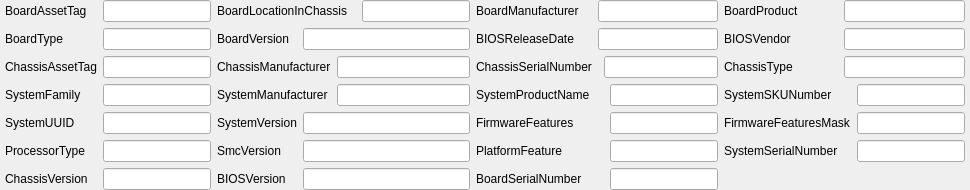
             <widget class="QWidget" name="tabPlatformInfo5">
              <attribute name="title">
               <string>SMBIOS</string>
              </attribute>
              <layout class="QGridLayout" name="gridLayout_41">
               <property name="leftMargin">
                <number>5</number>
               </property>
               <property name="topMargin">
                <number>0</number>
               </property>
               <property name="rightMargin">
                <number>5</number>
               </property>
               <property name="bottomMargin">
                <number>0</number>
               </property>
               <item row="4" column="9">
                <widget class="QLineEdit" name="editDatFirmwareFeatures_SMBIOS"/>
               </item>
               <item row="5" column="1">
                <widget class="QLineEdit" name="editIntProcessorType"/>
               </item>
               <item row="3" column="10" colspan="2">
                <widget class="QLabel" name="label_84">
                 <property name="toolTip">
                  <string notr="true">Mac Board ID (board-id). May look like Mac-7BA5B2D9E42DDD94 or Mac-F221BEC8 in older models. Sometimes it can be just empty.
----
Mac板ID（board-id）。可能看起来像 Mac-7BA5B2D9E42DDD94 或旧型号的 Mac-F221BEC8。有时它可能是空的。</string>
                 </property>
                 <property name="statusTip">
                  <string>Mac Board ID (board-id). May look like Mac-7BA5B2D9E42DDD94 or Mac-F221BEC8 in older models. Sometimes it can be just empty.</string>
                 </property>
                 <property name="text">
                  <string>SystemSKUNumber</string>
                 </property>
                </widget>
               </item>
               <item row="1" column="1">
                <widget class="QLineEdit" name="editIntBoardType"/>
               </item>
               <item row="3" column="0">
                <widget class="QLabel" name="label_78">
                 <property name="toolTip">
                  <string notr="true">Family name. May look like iMac Pro.
----
家族名。可能看起来像iMac Pro。</string>
                 </property>
                 <property name="statusTip">
                  <string>Family name. May look like iMac Pro.</string>
                 </property>
                 <property name="text">
                  <string>SystemFamily</string>
                 </property>
                </widget>
               </item>
               <item row="0" column="2" colspan="3">
                <widget class="QLabel" name="label_73">
                 <property name="toolTip">
                  <string notr="true">SMBIOS: Baseboard (or Module) Information (Type 2) — Location in Chassis

Description: Varies, may be empty or Part Component.
----
SMBIOS：底板（或模块）信息（类型2）--在机箱中的位置。

说明：变量，可能是空的，也可能是部分组件。

</string>
                 </property>
                 <property name="statusTip">
                  <string>Varies, may be empty or Part Component.</string>
                 </property>
                 <property name="text">
                  <string>BoardLocationInChassis</string>
                 </property>
                </widget>
               </item>
               <item row="0" column="6">
                <widget class="QLabel" name="label_75">
                 <property name="toolTip">
                  <string notr="true"> Board manufacturer. All rules of SystemManufacturer do apply.

----

 板制造商。SystemManufacturer的所有规则都适用。</string>
                 </property>
                 <property name="statusTip">
                  <string> Board manufacturer. All rules of SystemManufacturer do apply.</string>
                 </property>
                 <property name="text">
                  <string>BoardManufacturer</string>
                 </property>
                </widget>
               </item>
               <item row="2" column="0">
                <widget class="QLabel" name="label_85">
                 <property name="toolTip">
                  <string notr="true">Chassis type name. Varies, could be empty or MacBook-Aluminum.
----
机箱类型名称。可能是空的，也可能是 MacBook-Aluminum。</string>
                 </property>
                 <property name="statusTip">
                  <string>Chassis type name. Varies, could be empty or MacBook-Aluminum.</string>
                 </property>
                 <property name="text">
                  <string>ChassisAssetTag</string>
                 </property>
                </widget>
               </item>
               <item row="5" column="6">
                <widget class="QLabel" name="label_72">
                 <property name="toolTip">
                  <string notr="true"> Platform features bitmask. Refer to AppleFeatures.h for more details. Use 0xFFFFFFFF value to not provide this table.
----
 平台功能位掩码。更多细节请参考AppleFeatures.h。使用0xFFFFFFFF值不提供此表。</string>
                 </property>
                 <property name="statusTip">
                  <string> Platform features bitmask. Refer to AppleFeatures.h for more details. Use 0xFFFFFFFF value to
 not provide this table.</string>
                 </property>
                 <property name="text">
                  <string>PlatformFeature</string>
                 </property>
                </widget>
               </item>
               <item row="2" column="1">
                <widget class="QLineEdit" name="editChassisAssetTag"/>
               </item>
               <item row="0" column="1">
                <widget class="QLineEdit" name="editBoardAssetTag"/>
               </item>
               <item row="5" column="10">
                <widget class="QLabel" name="label_86">
                 <property name="toolTip">
                  <string notr="true"> Product serial number in defined format. Known formats are described in macserial.
----
 以某种定义的格式表示产品序列号。已知的格式在macserial中描述。</string>
                 </property>
                 <property name="statusTip">
                  <string> Product serial number in defined format. Known formats are described in macserial.</string>
                 </property>
                 <property name="text">
                  <string>SystemSerialNumber</string>
                 </property>
                </widget>
               </item>
               <item row="1" column="3" colspan="3">
                <widget class="QLineEdit" name="editBoardVersion"/>
               </item>
               <item row="4" column="0">
                <widget class="QLabel" name="label_88">
                 <property name="toolTip">
                  <string notr="true"> A UUID is an identifier that is designed to be unique across both time and space. It requires no central registration process.
----
UUID是一种标识符，设计为在时间和空间上都是唯一的。它不需要中心注册过程。</string>
                 </property>
                 <property name="statusTip">
                  <string> A UUID is an identifier that is designed to be unique across both time and space. It requires no
 central registration process.</string>
                 </property>
                 <property name="text">
                  <string>SystemUUID</string>
                 </property>
                </widget>
               </item>
               <item row="5" column="0">
                <widget class="QLabel" name="label_74">
                 <property name="toolTip">
                  <string notr="true"> Combined of Processor Major and Minor types.
----
 处理器主类型和次类型的组合。</string>
                 </property>
                 <property name="statusTip">
                  <string> Combined of Processor Major and Minor types.</string>
                 </property>
                 <property name="text">
                  <string>ProcessorType</string>
                 </property>
                </widget>
               </item>
               <item row="1" column="7" colspan="3">
                <widget class="QLineEdit" name="editBIOSReleaseDate"/>
               </item>
               <item row="3" column="1">
                <widget class="QLineEdit" name="editSystemFamily"/>
               </item>
               <item row="4" column="1">
                <widget class="QLineEdit" name="editSystemUUID_2"/>
               </item>
               <item row="0" column="10">
                <widget class="QLabel" name="label_77">
                 <property name="toolTip">
                  <string notr="true">Mac Board ID (board-id). May look like Mac-7BA5B2D9E42DDD94 or Mac-F221BEC8 in older models.
----
Mac板ID（board-id）。可能看起来像Mac-7BA5B2D9E42DDD94或旧型号的Mac-F221BEC8。</string>
                 </property>
                 <property name="statusTip">
                  <string>Mac Board ID (board-id). May look like Mac-7BA5B2D9E42DDD94 or Mac-F221BEC8 in older
 models.</string>
                 </property>
                 <property name="text">
                  <string>BoardProduct</string>
                 </property>
                </widget>
               </item>
               <item row="2" column="8" colspan="2">
                <widget class="QLineEdit" name="editChassisSerialNumber"/>
               </item>
               <item row="3" column="12">
                <widget class="QLineEdit" name="editSystemSKUNumber"/>
               </item>
               <item row="1" column="10">
                <widget class="QLabel" name="label_67">
                 <property name="toolTip">
                  <string notr="true"> BIOS Vendor. All rules of SystemManufacturer do apply.
----
 BIOS供应商。所有SystemManufacturer的规则都适用。</string>
                 </property>
                 <property name="statusTip">
                  <string> BIOS Vendor. All rules of SystemManufacturer do apply.</string>
                 </property>
                 <property name="text">
                  <string>BIOSVendor</string>
                 </property>
                </widget>
               </item>
               <item row="1" column="6">
                <widget class="QLabel" name="label_65">
                 <property name="toolTip">
                  <string notr="true"> Firmware release date. Similar to BIOSVersion. May look like 12/08/2017.
----
 固件发布日期。类似于BIOSVersion。可能看起来像12/08/2017。</string>
                 </property>
                 <property name="statusTip">
                  <string> Firmware release date. Similar to BIOSVersion. May look like 12/08/2017.</string>
                 </property>
                 <property name="text">
                  <string>BIOSReleaseDate</string>
                 </property>
                </widget>
               </item>
               <item row="2" column="10">
                <widget class="QLabel" name="label_91">
                 <property name="toolTip">
                  <string notr="true"> Chassis type, refer to Table 17 — System Enclosure or Chassis Types for more details.
----
 机箱类型，详见表17-系统机箱或机箱类型。</string>
                 </property>
                 <property name="statusTip">
                  <string> Chassis type, refer to Table 17 — System Enclosure or Chassis Types for more details.</string>
                 </property>
                 <property name="text">
                  <string>ChassisType</string>
                 </property>
                </widget>
               </item>
               <item row="5" column="12">
                <widget class="QLineEdit" name="editSystemSerialNumber_2"/>
               </item>
               <item row="5" column="3" colspan="3">
                <widget class="QLineEdit" name="editDatSmcVersion"/>
               </item>
               <item row="2" column="2" colspan="2">
                <widget class="QLabel" name="label_87">
                 <property name="toolTip">
                  <string notr="true">SMBIOS: System Enclosure or Chassis (Type 3) — Manufacturer
Description: Board manufacturer. All rules of SystemManufacturer do apply.
----
SMBIOS：系统外壳或机箱(类型3)-制造商
说明：板制造商。所有SystemManufacturer的规则都适用。</string>
                 </property>
                 <property name="statusTip">
                  <string>Board manufacturer. All rules of SystemManufacturer do apply.</string>
                 </property>
                 <property name="text">
                  <string>ChassisManufacturer</string>
                 </property>
                </widget>
               </item>
               <item row="4" column="12">
                <widget class="QLineEdit" name="editDatFirmwareFeaturesMask_SMBIOS"/>
               </item>
               <item row="2" column="11" colspan="2">
                <widget class="QLineEdit" name="editIntChassisType"/>
               </item>
               <item row="1" column="2">
                <widget class="QLabel" name="label_83">
                 <property name="toolTip">
                  <string notr="true">Board version number. Varies, may match SystemProductName or SystemProductVersion.
----
板的版本号。可能与SystemProductName或SystemProductVersion匹配。</string>
                 </property>
                 <property name="statusTip">
                  <string>Board version number. Varies, may match SystemProductName or SystemProductVersion.</string>
                 </property>
                 <property name="text">
                  <string>BoardVersion</string>
                 </property>
                </widget>
               </item>
               <item row="0" column="5">
                <widget class="QLineEdit" name="editBoardLocationInChassis"/>
               </item>
               <item row="2" column="6">
                <widget class="QLabel" name="label_89">
                 <property name="toolTip">
                  <string notr="true">SMBIOS: System Enclosure or Chassis (Type 3) — Version

Description: Should match SystemSerialNumber.
----
SMBIOS：系统外壳或机箱(类型3)----版本。

描述：应与SystemSerialNumber匹配。</string>
                 </property>
                 <property name="statusTip">
                  <string> Should match SystemSerialNumber.</string>
                 </property>
                 <property name="text">
                  <string>ChassisSerialNumber</string>
                 </property>
                </widget>
               </item>
               <item row="1" column="11" colspan="2">
                <widget class="QLineEdit" name="editBIOSVendor"/>
               </item>
               <item row="5" column="9">
                <widget class="QLineEdit" name="editIntPlatformFeature"/>
               </item>
               <item row="0" column="11" colspan="2">
                <widget class="QLineEdit" name="editBoardProduct_2"/>
               </item>
               <item row="4" column="2">
                <widget class="QLabel" name="label_90">
                 <property name="toolTip">
                  <string notr="true"> Product iteration version number. May look like 1.1.
----
 产品迭代版本号。可能看起来像1.1。</string>
                 </property>
                 <property name="statusTip">
                  <string> Product iteration version number. May look like 1.1.</string>
                 </property>
                 <property name="text">
                  <string>SystemVersion</string>
                 </property>
                </widget>
               </item>
               <item row="0" column="7" colspan="3">
                <widget class="QLineEdit" name="editBoardManufacturer"/>
               </item>
               <item row="4" column="10" colspan="2">
                <widget class="QLabel" name="label_92">
                 <property name="toolTip">
                  <string notr="true"> Supported bits of extended firmware features bitmask. Refer to AppleFeatures.h for more details.

Lower 32 bits match FirmwareFeaturesMask. Upper 64 bits match ExtendedFirmwareFeaturesMask.
----
 支持的扩展固件功能位掩码。更多细节请参考AppleFeatures.h。

低32位匹配FirmwareFeaturesMask。高64位匹配ExtendedFirmwareFeaturesMask。</string>
                 </property>
                 <property name="statusTip">
                  <string> Supported bits of extended firmware features bitmask. Refer to AppleFeatures.h for more details.
 Lower 32 bits match FirmwareFeaturesMask. Upper 64 bits match ExtendedFirmwareFeaturesMask.</string>
                 </property>
                 <property name="text">
                  <string>FirmwareFeaturesMask</string>
                 </property>
                </widget>
               </item>
               <item row="0" column="0">
                <widget class="QLabel" name="label_71">
                 <property name="toolTip">
                  <string notr="true">Asset tag number. Varies, may be empty or Type2 - Board Asset Tag.
----
资产标签号。可能为空或2类板资产标签。</string>
                 </property>
                 <property name="statusTip">
                  <string>Asset tag number. Varies, may be empty or Type2 - Board Asset Tag.</string>
                 </property>
                 <property name="text">
                  <string>BoardAssetTag</string>
                 </property>
                </widget>
               </item>
               <item row="5" column="2">
                <widget class="QLabel" name="label_76">
                 <property name="toolTip">
                  <string notr="true">ASCII string containing SMC version in upper case. Missing on T2 based Macs. Ignored when zero.
----
包含大写的SMC版本的ASCII字符串。在基于T2的Mac上缺失。为零时忽略。</string>
                 </property>
                 <property name="statusTip">
                  <string>ASCII string containing SMC version in upper case. Missing on T2 based Macs. Ignored when
 zero.</string>
                 </property>
                 <property name="text">
                  <string>SmcVersion</string>
                 </property>
                </widget>
               </item>
               <item row="3" column="6" colspan="2">
                <widget class="QLabel" name="label_82">
                 <property name="toolTip">
                  <string notr="true"> Preferred Mac model used to mark the device as supported by the operating system. 
This value must be specified by any configuration for later automatic generation of the related values in this and other SMBIOS tables and related configuration parameters. If SystemProductName is not compatible with the target operating system, -no_compat_check boot argument may be used as an override.

Note: If SystemProductName is unknown, and related fields are unspecified, default values should be assumed as being set to MacPro6,1 data. The list of known products can be found in AppleModels.
----
 首选Mac型号，用于标记设备受操作系统支持。
任何配置都必须指定此值，以便以后自动生成此表和其他 SMBIOS 表及相关配置参数中的相关值。如果SystemProductName与目标操作系统不兼容，可以使用-no_compat_check引导参数作为覆盖。

注意：如果SystemProductName未知，且相关字段未指定，则应假定默认值设置为MacPro6,1数据。已知产品的列表可以在AppleModels中找到。</string>
                 </property>
                 <property name="statusTip">
                  <string>SMBIOS: System Information (Type 1), Product Name</string>
                 </property>
                 <property name="text">
                  <string>SystemProductName</string>
                 </property>
                </widget>
               </item>
               <item row="1" column="0">
                <widget class="QLabel" name="label_81">
                 <property name="toolTip">
                  <string notr="true"> Either 0xA (Motherboard (includes processor, memory, and I/O) or 0xB (Processor/Memory Module), refer to Table 15 – Baseboard: Board Type for more details.
----
 0xA(主板(包括处理器、内存和I/O)或0xB(处理器/内存模块)，请参阅表15 - 基板。更多详情请参考表15 - 基板：板型。</string>
                 </property>
                 <property name="statusTip">
                  <string> Either 0xA (Motherboard (includes processor, memory, and I/O) or 0xB (Processor/Memory
 Module), refer to Table 15 – Baseboard: Board Type for more details.</string>
                 </property>
                 <property name="text">
                  <string>BoardType</string>
                 </property>
                </widget>
               </item>
               <item row="3" column="9">
                <widget class="QLineEdit" name="editSystemProductName_2"/>
               </item>
               <item row="6" column="0">
                <widget class="QLabel" name="label_66">
                 <property name="toolTip">
                  <string notr="true"> Should match BoardProduct.
----
 应与BoardProduct匹配。</string>
                 </property>
                 <property name="statusTip">
                  <string> Should match BoardProduct.</string>
                 </property>
                 <property name="text">
                  <string>ChassisVersion</string>
                 </property>
                </widget>
               </item>
               <item row="6" column="1">
                <widget class="QLineEdit" name="editChassisVersion"/>
               </item>
               <item row="6" column="2">
                <widget class="QLabel" name="label_69">
                 <property name="toolTip">
                  <string notr="true"> Firmware version. 

This value gets updated and takes part in update delivery configuration and macOS version compatibility. This value could look like MM71.88Z.0234.B00.1809171422 in older firmwares,and is described in BiosId.h. In newer firmwares it should look like 236.0.0.0.0 or 220.230.16.0.0 (iBridge: 16.16.2542.0.0,0). iBridge version is read from BridgeOSVersion variable, and is only present on macs with T2.

----

 固件版本。

这个值会被更新，并参与更新交付配置和macOS版本的兼容性。在旧的固件中，这个值看起来像MM71.88Z.0234.B00.1809171422，并在BiosId.h中描述。在新的固件中，它应该看起来像236.0.0.0或220.230.16.0.0 (iBridge: 16.16.2542.0.0,0)。</string>
                 </property>
                 <property name="statusTip">
                  <string>BIOS Information (Type 0) — BIOS Version</string>
                 </property>
                 <property name="text">
                  <string>BIOSVersion</string>
                 </property>
                </widget>
               </item>
               <item row="6" column="6">
                <widget class="QLabel" name="label_79">
                 <property name="toolTip">
                  <string notr="true">Board serial number in defined format. Known formats are described in macserial.
----
板上的序列号以定义的格式表示。已知的格式在macserial中描述。</string>
                 </property>
                 <property name="statusTip">
                  <string>Board serial number in defined format. Known formats are described in macserial.</string>
                 </property>
                 <property name="text">
                  <string>BoardSerialNumber</string>
                 </property>
                </widget>
               </item>
               <item row="6" column="9">
                <widget class="QLineEdit" name="editBoardSerialNumber"/>
               </item>
               <item row="2" column="4" colspan="2">
                <widget class="QLineEdit" name="editChassisManufacturer"/>
               </item>
               <item row="4" column="3" colspan="3">
                <widget class="QLineEdit" name="editSystemVersion"/>
               </item>
               <item row="6" column="3" colspan="3">
                <widget class="QLineEdit" name="editBIOSVersion"/>
               </item>
               <item row="3" column="2" colspan="2">
                <widget class="QLabel" name="label_80">
                 <property name="toolTip">
                  <string notr="true"> OEM manufacturer of the particular board. Shall not be specified unless strictly required. 

Should not contain Apple Inc., as this confuses numerous services present in the operating system, such as firmware updates, eficheck, as well as kernel extensions developed in Acidanthera, such as Lilu and its plugins. 

In addition it will also make some operating systems like Linux unbootable.

----

 特定电路板的OEM制造商。除非有严格要求，否则不应指定。

不应包含Apple Inc.，因为这将混淆操作系统中存在的众多服务，如固件更新、eficheck，以及Acidanthera开发的内核扩展，如Lilu及其插件。

此外它还会使一些操作系统如Linux无法启动。</string>
                 </property>
                 <property name="statusTip">
                  <string>SMBIOS: System Information (Type 1) — Manufacturer</string>
                 </property>
                 <property name="text">
                  <string>SystemManufacturer</string>
                 </property>
                </widget>
               </item>
               <item row="3" column="4" colspan="2">
                <widget class="QLineEdit" name="editSystemManufacturer"/>
               </item>
               <item row="4" column="6">
                <widget class="QLabel" name="label_68">
                 <property name="toolTip">
                  <string notr="true"> 64-bit firmware features bitmask. Refer to AppleFeatures.h for more details. Lower 32 bits match FirmwareFeatures. Upper 64 bits match ExtendedFirmwareFeatures.
----
 64位固件具有位掩码功能。更多细节请参考AppleFeatures.h。低32位匹配FirmwareFeatures。高64位匹配ExtendedFirmwareFeatures。</string>
                 </property>
                 <property name="statusTip">
                  <string> 64-bit firmware features bitmask. Refer to AppleFeatures.h for more details. Lower 32 bits match
 FirmwareFeatures. Upper 64 bits match ExtendedFirmwareFeatures.</string>
                 </property>
                 <property name="text">
                  <string>FirmwareFeatures</string>
                 </property>
                </widget>
               </item>
              </layout>
             </widget>
